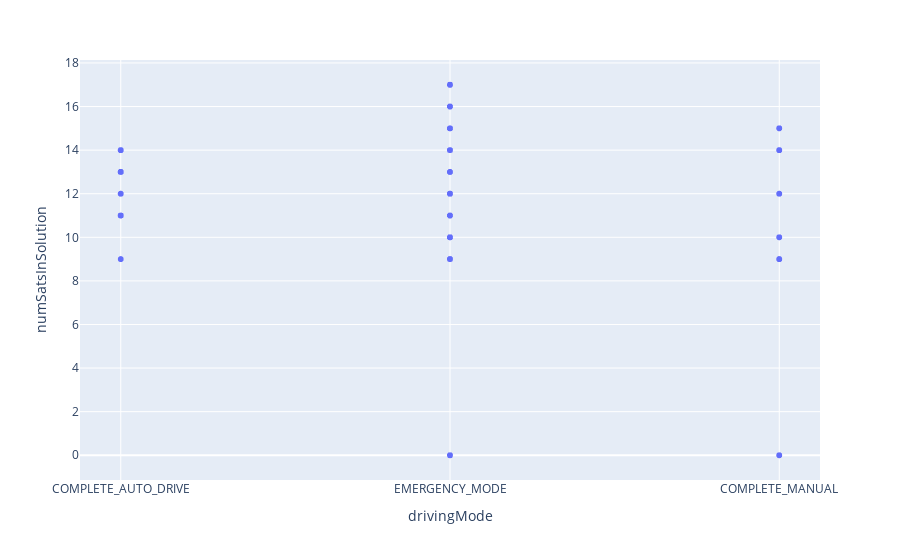

Notebook cell for this chart:
### Code cell
#Scatter plot to show relationship between driving mode and number of satellites
fig = px.scatter(merged_df, x="drivingMode", y="numSatsInSolution")
fig.show()

### Figure 1 — Plotly figure (JSON) as saved in the notebook; plotly's stock layout.template omitted (floating-point values rounded to 4 significant figures; data arrays with more than 128 entries replaced by an {"elided": "..."} marker saying what was removed)
{"data": [{"hovertemplate": "drivingMode=%{x}<br>numSatsInSolution=%{y}<extra></extra>", "legendgroup": "", "marker": {"color": "#636efa", "symbol": "circle"}, "mode": "markers", "name": "", "showlegend": false, "type": "scattergl", "x": {"elided": "8186 str values"}, "xaxis": "x", "y": {"elided": "8186 int values"}, "yaxis": "y"}], "layout": {"legend": {"tracegroupgap": 0}, "margin": {"t": 60}, "xaxis": {"anchor": "y", "domain": [0, 1], "title": {"text": "drivingMode"}}, "yaxis": {"anchor": "x", "domain": [0, 1], "title": {"text": "numSatsInSolution"}}}}
